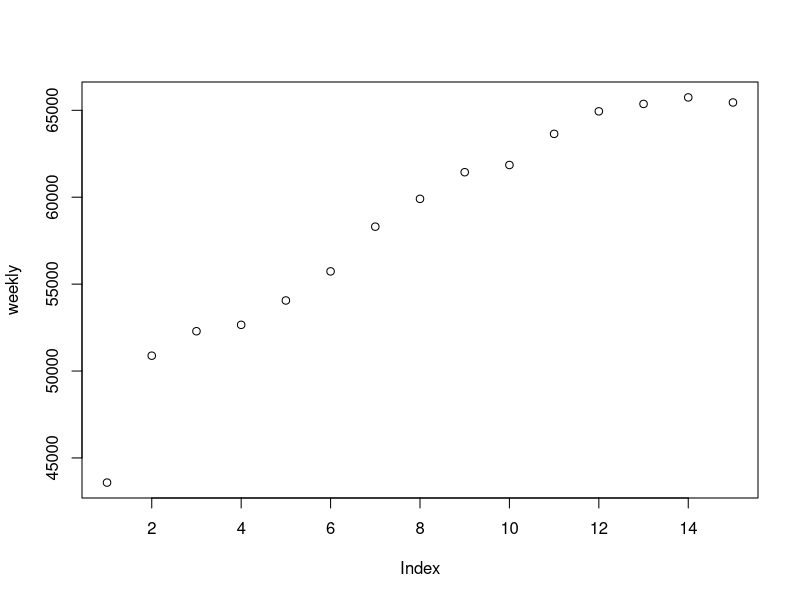
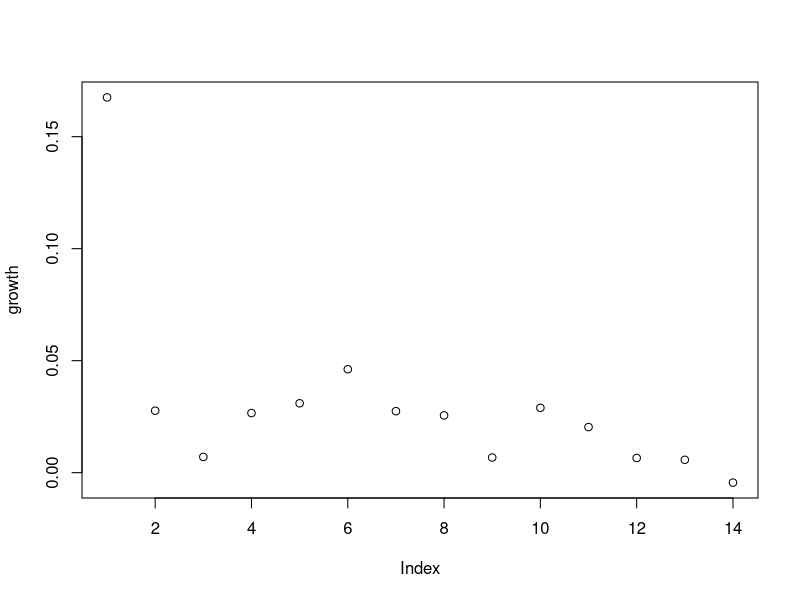
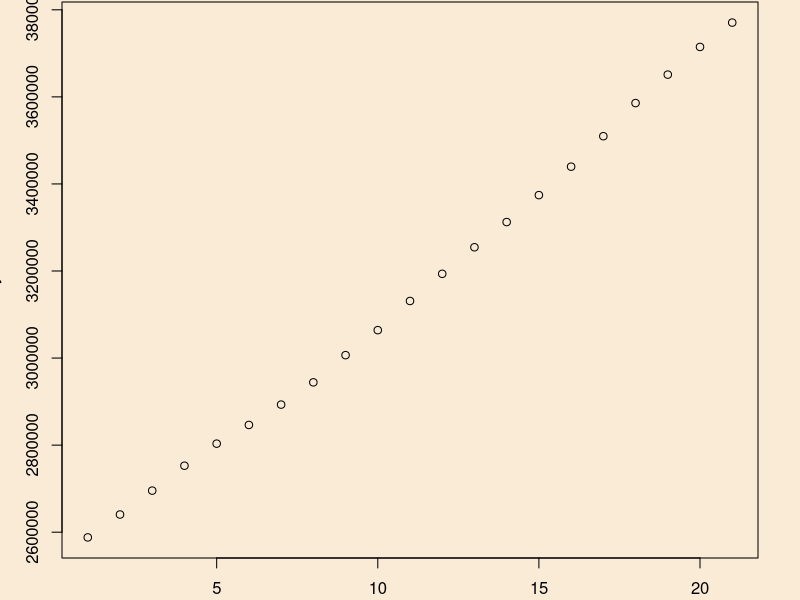

Reproduce these figures in R, in order. (Note: this script raises an error after producing the figures.)
# Jul 21, 2020
library(parallel)

# USA
# starting June 30
y <- c(2588017,2640626,2695495,2752704,2803397,2846350,2893083,2944191,3006650,3064093,3131114,3193522,3254486,3312422,3374256,3439626,3509610,3585701,3651090,3714681,3770577)
x <- 1:length(y)
daily <- c(1,y[-1]-y[-length(y)])
weekly <- c();for (i in 1:(length(daily)-6)){weekly <- c(weekly,mean(daily[i:(i+6)]))}
plot(weekly);growth <- weekly[-1]/weekly[-length(weekly)]-1;plot(growth)
daily_change <- median(growth[(length(growth)-6):length(growth)])
weekly_change <- mean(growth[(length(growth)-6):length(growth)])

x_forecast <- 1:(length(y)+21)
par(mfrow=c(1,1),mar=c(2.1,3.1,0.1,2.1),bg='antiquewhite',xpd=T,lwd=1)
plot(y~x)
x_subset <- x[(length(x)-20):length(x)]
y_subset <- y[(length(y)-20):length(y)]

# case growth
y_scale <- seq(0,40,length=25)
x_shift <- seq(0,500,length=25)
power <- seq(1,3,length=25)
y_shift <- seq(min(y_subset)/2,min(y_subset),length=25)
parameter_array <- expand.grid(y_scale,x_shift,power,y_shift)
combinations <- 1:nrow(parameter_array)
fit_fx <- function(input){sum((y_subset-parameter_array[input,4]-(parameter_array[input,1]*x_subset+parameter_array[input,2])^parameter_array[input,3])^2)}
cluster <- makeCluster(detectCores()-1)
clusterExport(cluster,c("x_subset","y_subset","parameter_array"))
system.time(sum_squares <- as.numeric(parLapply(cluster,combinations,fit_fx)))
casegrow_USA <- as.numeric(parameter_array[which(sum_squares==min(sum_squares,na.rm=T)),]);print(casegrow_USA)
fit_DG <- casegrow_USA[4]+(casegrow_USA[1]*x_forecast+casegrow_USA[2])^casegrow_USA[3]
plot(fit_DG~x_forecast,type="l");points(y_subset~x_subset,pch=16)

# case logistic
K <- seq(0,(max(y)-min(y_subset))*25,length=100)+max(y)
Po <- seq(-3,3,length=25)
r <- seq(-.2,0.2,length=25)
y_shift <- seq(min(y_subset)/2,min(y_subset),length=50)
parameter_array <- expand.grid(K,Po,r,y_shift)
combinations <- 1:nrow(parameter_array)
fit_fx <- function(input){sum((y_subset-parameter_array[input,4]-parameter_array[input,1]/(1+exp(parameter_array[input,2]+parameter_array[input,3]*x_subset)))^2)}
cluster <- makeCluster(detectCores()-1)
clusterExport(cluster,c("x_subset","y_subset","parameter_array"))
system.time(sum_squares <- as.numeric(parLapply(cluster,combinations,fit_fx)))
caselog_USA <- as.numeric(parameter_array[which(sum_squares==min(sum_squares,na.rm=T)),]);print(caselog_USA)
fit_DL <- caselog_USA[4]+caselog_USA[1]/(1+exp(caselog_USA[2]+caselog_USA[3]*x_forecast))
plot(fit_DG~x_forecast,type="l",col="red",lwd=3);lines(fit_DL~x_forecast,col="green",lwd=3);points(y_subset~x_subset,pch=16)
fit_DM <- .5*fit_DG+.5*fit_DL;lines(fit_DM~x_forecast,col="goldenrod1",lwd=3)

# case graph
par(mar=c(4.1,4.1,3.1,7.1),mfrow=c(1,1),bg='antiquewhite',xpd=T,lwd=2)
options(scipen=5)
y_shift <- floor(min(y_subset)/100000)*100000
y_max <- 5800000-y_shift
y_middle <- y_max-0
y_limit <- 5500000-y_shift
predicted <- 3518275
date_offset <- 22
barplot(y_subset-y_shift,space=0,col="goldenrod1",las=1,yaxt="n",xlim=c(0,length(x_forecast)-x_subset[1]),ylim=c(0,y_max))
par(new=T)
barplot(c(rep(NA,length(y_subset)),fit_DM[-(1:max(x_subset))])-y_shift,space=0,col="darkorange",las=1,yaxt="n",xlim=c(0,length(x_forecast)-x_subset[1]),ylim=c(0,y_max),density=50)
polygon(c(20,21,21,20),c(0,0,predicted-y_shift,predicted-y_shift),col="darkorange",density=50)
polygon(c(20,21,21,20),c(0,0,predicted-y_shift,predicted-y_shift),density=0)
range1 <- paste(format(as.Date(21,origin=Sys.Date()-date_offset),"%b%d"),"-",format(as.Date(28,origin=Sys.Date()-date_offset),"%b%d"),sep="")
range2 <- paste(format(as.Date(28,origin=Sys.Date()-date_offset),"%b%d"),"-",format(as.Date(35,origin=Sys.Date()-date_offset),"%b%d"),sep="")
range3 <- paste(format(as.Date(35,origin=Sys.Date()-date_offset),"%b%d"),"-",format(as.Date(42,origin=Sys.Date()-date_offset),"%b%d"),sep="")
text(45.25,y_limit*.72,range1,col="black",cex=1.3)
text(45.25,y_limit*.66,paste("+",round(fit_DM[length(fit_DM)-14]-max(y)),sep=""),col="darkorange",cex=2.4)
text(45.25,y_limit*.86,range2,col="black",cex=1.3)
text(45.25,y_limit*.8,paste("+",round(fit_DM[length(fit_DM)-7]-fit_DM[length(fit_DM)-14]),sep=""),col="darkorange",cex=2.4)
text(45.25,y_limit*1,range3,col="black",cex=1.3)
text(45.25,y_limit*.94,paste("+",round(fit_DM[length(fit_DM)]-fit_DM[length(fit_DM)-7]),sep=""),col="darkorange",cex=2.4)
axis(1,pos=0,hadj=.8,las=3,cex.axis=1.5,at=0:41+.5,labels=format(as.Date(1:42,origin=Sys.Date()-date_offset),"%b%d"),tick=F)
y_axis <- axis(2,pos=0,lwd=5,las=2,cex.axis=1,hadj=20)
axis(2,pos=0,lwd=5,las=2,cex.axis=1.5,at=y_axis,labels=y_shift+y_axis)
mtext("United States",side=3,line = -0.5,cex=5)
text(-2.5,y_limit*1.14,"COVID",cex=2)
text(-2.5,y_limit*1.08,"Cases",cex=2)
text(45.25,y_limit*1.18,"7-Day Median",cex=1.3)
text(45.25,y_limit*1.14,"Daily Growth:",cex=1.3)
text(45.25,y_limit*1.08,paste(round(daily_change*100,1),"%",sep=""),col="black",cex=2.5)
text(20.5,y_middle*.58,"Predicted:",cex=1.3)
text(20.5,y_middle*.52,predicted,col="darkorange",cex=2.5)
text(20.5,y_middle*.72,"July 20:",cex=1.3)
text(20.5,y_middle*.66,y[length(y)],cex=2.5)

# India
# starting July 1
y <- c(585493,604641,625544,648315,673165,697413,719665,742417,767296,793802,820916,849553,878254,906752,936181,968876,1003832,1038716,1077618,1118043,1155191)
x <- 1:length(y)
daily <- c(1,y[-1]-y[-length(y)])
weekly <- c();for (i in 1:(length(daily)-6)){weekly <- c(weekly,mean(daily[i:(i+6)]))}
plot(weekly);growth <- weekly[-1]/weekly[-length(weekly)]-1;plot(growth)
daily_change <- median(growth[(length(growth)-6):length(growth)])
weekly_change <- mean(growth[(length(growth)-6):length(growth)])

x_forecast <- 1:(length(y)+21)
par(mfrow=c(1,1),mar=c(2.1,3.1,0.1,2.1),bg='antiquewhite',xpd=T,lwd=1)
plot(y~x)
x_subset <- x[(length(x)-20):length(x)]
y_subset <- y[(length(y)-20):length(y)]

# case growth
y_scale <- seq(0,20,length=25)
x_shift <- seq(0,500,length=25)
power <- seq(1,3,length=25)
y_shift <- seq(min(y_subset)/2,min(y_subset),length=25)
parameter_array <- expand.grid(y_scale,x_shift,power,y_shift)
combinations <- 1:nrow(parameter_array)
fit_fx <- function(input){sum((y_subset-parameter_array[input,4]-(parameter_array[input,1]*x_subset+parameter_array[input,2])^parameter_array[input,3])^2)}
cluster <- makeCluster(detectCores()-1)
clusterExport(cluster,c("x_subset","y_subset","parameter_array"))
system.time(sum_squares <- as.numeric(parLapply(cluster,combinations,fit_fx)))
casegrow_INDIA <- as.numeric(parameter_array[which(sum_squares==min(sum_squares,na.rm=T)),]);print(casegrow_INDIA)
fit_DG <- casegrow_INDIA[4]+(casegrow_INDIA[1]*x_forecast+casegrow_INDIA[2])^casegrow_INDIA[3]
plot(fit_DG~x_forecast,type="l");points(y_subset~x_subset,pch=16)

# case logistic
K <- seq(0,(max(y)-min(y_subset))*10,length=100)+max(y)
Po <- seq(-3,3,length=25)
r <- seq(-.2,0.2,length=25)
y_shift <- seq(min(y_subset)/2,min(y_subset),length=50)
parameter_array <- expand.grid(K,Po,r,y_shift)
combinations <- 1:nrow(parameter_array)
fit_fx <- function(input){sum((y_subset-parameter_array[input,4]-parameter_array[input,1]/(1+exp(parameter_array[input,2]+parameter_array[input,3]*x_subset)))^2)}
cluster <- makeCluster(detectCores()-1)
clusterExport(cluster,c("x_subset","y_subset","parameter_array"))
system.time(sum_squares <- as.numeric(parLapply(cluster,combinations,fit_fx)))
caselog_INDIA <- as.numeric(parameter_array[which(sum_squares==min(sum_squares,na.rm=T)),]);print(caselog_INDIA)
fit_DL <- caselog_INDIA[4]+caselog_INDIA[1]/(1+exp(caselog_INDIA[2]+caselog_INDIA[3]*x_forecast))
plot(fit_DG~x_forecast,type="l",col="red",lwd=3);lines(fit_DL~x_forecast,col="green",lwd=3);points(y_subset~x_subset,pch=16)
fit_DM <- .5*fit_DG+.5*fit_DL;lines(fit_DM~x_forecast,col="goldenrod1",lwd=3)

# case graph
par(mar=c(4.1,4.1,3.1,7.1),mfrow=c(1,1),bg='antiquewhite',xpd=T,lwd=2)
options(scipen=5)
y_shift <- floor(min(y_subset)/100000)*100000
y_max <- 2200000-y_shift
y_middle <- y_max-0
y_limit <- 2000000-y_shift
predicted <- 1039082
date_offset <- 21
barplot(y_subset-y_shift,space=0,col="goldenrod1",las=1,yaxt="n",xlim=c(0,length(x_forecast)-x_subset[1]),ylim=c(0,y_max))
par(new=T)
barplot(c(rep(NA,length(y_subset)),fit_DM[-(1:max(x_subset))])-y_shift,space=0,col="darkorange",las=1,yaxt="n",xlim=c(0,length(x_forecast)-x_subset[1]),ylim=c(0,y_max),density=50)
polygon(c(20,21,21,20),c(0,0,predicted-y_shift,predicted-y_shift),col="darkorange",density=50)
polygon(c(20,21,21,20),c(0,0,predicted-y_shift,predicted-y_shift),density=0)
range1 <- paste(format(as.Date(21,origin=Sys.Date()-date_offset),"%b%d"),"-",format(as.Date(28,origin=Sys.Date()-date_offset),"%b%d"),sep="")
range2 <- paste(format(as.Date(28,origin=Sys.Date()-date_offset),"%b%d"),"-",format(as.Date(35,origin=Sys.Date()-date_offset),"%b%d"),sep="")
range3 <- paste(format(as.Date(35,origin=Sys.Date()-date_offset),"%b%d"),"-",format(as.Date(42,origin=Sys.Date()-date_offset),"%b%d"),sep="")
text(45.25,y_limit*.72,range1,col="black",cex=1.3)
text(45.25,y_limit*.66,paste("+",round(fit_DM[length(fit_DM)-14]-max(y)),sep=""),col="darkorange",cex=2.4)
text(45.25,y_limit*.86,range2,col="black",cex=1.3)
text(45.25,y_limit*.8,paste("+",round(fit_DM[length(fit_DM)-7]-fit_DM[length(fit_DM)-14]),sep=""),col="darkorange",cex=2.4)
text(45.25,y_limit*1,range3,col="black",cex=1.3)
text(45.25,y_limit*.94,paste("+",round(fit_DM[length(fit_DM)]-fit_DM[length(fit_DM)-7]),sep=""),col="darkorange",cex=2.4)
axis(1,pos=0,hadj=.8,las=3,cex.axis=1.5,at=0:41+.5,labels=format(as.Date(1:42,origin=Sys.Date()-date_offset),"%b%d"),tick=F)
y_axis <- axis(2,pos=0,lwd=5,las=2,cex.axis=1,hadj=20)
axis(2,pos=0,lwd=5,las=2,cex.axis=1.5,at=y_axis,labels=y_shift+y_axis)
mtext("India",side=3,line = -0.5,cex=5)
text(-2.5,y_limit*1.14,"COVID",cex=2)
text(-2.5,y_limit*1.08,"Cases",cex=2)
text(45.25,y_limit*1.18,"7-Day Median",cex=1.3)
text(45.25,y_limit*1.14,"Daily Growth:",cex=1.3)
text(45.25,y_limit*1.08,paste(round(daily_change*100,1),"%",sep=""),col="black",cex=2.5)
text(20.5,y_middle*.58,"Predicted:",cex=1.3)
text(20.5,y_middle*.52,predicted,col="darkorange",cex=2.5)
text(20.5,y_middle*.72,"July 21:",cex=1.3)
text(20.5,y_middle*.66,y[length(y)],cex=2.5)

# UK
# starting July 2 (excluding 2 values before a revision 312654,313483)
y <- c(283757,284276,284900,285416,285768,286349,286979,287621,288133,288953,289603,290133,291373,291911,292552,293239,294066,294792,295372)
x <- 1:length(y)
daily <- c(1,y[-1]-y[-length(y)])
weekly <- c();for (i in 1:(length(daily)-6)){weekly <- c(weekly,mean(daily[i:(i+6)]))}
plot(weekly);growth <- weekly[-1]/weekly[-length(weekly)]-1;plot(growth)
daily_change <- median(growth[(length(growth)-6):length(growth)])
weekly_change <- mean(growth[(length(growth)-6):length(growth)])

x_forecast <- 1:(length(y)+21)
par(mfrow=c(1,1),mar=c(2.1,3.1,0.1,2.1),bg='antiquewhite',xpd=T,lwd=1)
plot(y~x)
x_subset <- x[(length(x)-18):length(x)]
y_subset <- y[(length(y)-18):length(y)]

# case growth
y_scale <- seq(0,20,length=25)
x_shift <- seq(1000,2000,length=25)
power <- seq(.5,2.5,length=25)
y_shift <- seq(min(y_subset)/2,min(y_subset),length=25)
parameter_array <- expand.grid(y_scale,x_shift,power,y_shift)
combinations <- 1:nrow(parameter_array)
fit_fx <- function(input){sum((y_subset-parameter_array[input,4]-(parameter_array[input,1]*x_subset+parameter_array[input,2])^parameter_array[input,3])^2)}
cluster <- makeCluster(detectCores()-1)
clusterExport(cluster,c("x_subset","y_subset","parameter_array"))
system.time(sum_squares <- as.numeric(parLapply(cluster,combinations,fit_fx)))
casegrow_UK <- as.numeric(parameter_array[which(sum_squares==min(sum_squares,na.rm=T)),]);print(casegrow_UK)
fit_DG <- casegrow_UK[4]+(casegrow_UK[1]*x_forecast+casegrow_UK[2])^casegrow_UK[3]
plot(fit_DG~x_forecast,type="l");points(y_subset~x_subset,pch=16)

# case logistic
K <- seq(0,(max(y)-min(y_subset))*5,length=100)+max(y)
Po <- seq(-3,3,length=25)
r <- seq(-.2,0.2,length=25)
y_shift <- seq(min(y_subset)/2,min(y_subset),length=50)
parameter_array <- expand.grid(K,Po,r,y_shift)
combinations <- 1:nrow(parameter_array)
fit_fx <- function(input){sum((y_subset-parameter_array[input,4]-parameter_array[input,1]/(1+exp(parameter_array[input,2]+parameter_array[input,3]*x_subset)))^2)}
cluster <- makeCluster(detectCores()-1)
clusterExport(cluster,c("x_subset","y_subset","parameter_array"))
system.time(sum_squares <- as.numeric(parLapply(cluster,combinations,fit_fx)))
caselog_UK <- as.numeric(parameter_array[which(sum_squares==min(sum_squares,na.rm=T)),]);print(caselog_UK)
fit_DL <- caselog_UK[4]+caselog_UK[1]/(1+exp(caselog_UK[2]+caselog_UK[3]*x_forecast))
plot(fit_DG~x_forecast,type="l",col="red",lwd=3);lines(fit_DL~x_forecast,col="green",lwd=3);points(y_subset~x_subset,pch=16)
fit_DM <- .5*fit_DG+.5*fit_DL;lines(fit_DM~x_forecast,col="goldenrod1",lwd=3)

# case graph
par(mar=c(4.1,4.1,3.1,7.1),mfrow=c(1,1),bg='antiquewhite',xpd=T,lwd=2)
options(scipen=5)
y_shift <- floor(min(y_subset)/10000)*10000
y_max <- 312500-y_shift
y_middle <- y_max-5000
y_limit <- 310000-y_shift
predicted <- 296422
date_offset <- 22-2
barplot(y_subset-y_shift,space=0,col="goldenrod1",las=1,yaxt="n",xlim=c(0,length(x_forecast)-x_subset[1]),ylim=c(0,y_max))
par(new=T)
barplot(c(rep(NA,length(y_subset)),fit_DM[-(1:max(x_subset))])-y_shift,space=0,col="darkorange",las=1,yaxt="n",xlim=c(0,length(x_forecast)-x_subset[1]),ylim=c(0,y_max),density=50)
ref <- max(y)-y_shift
polygon(c(20,21,21,20)-2,c(ref,ref,predicted-y_shift,predicted-y_shift),col="darkorange",density=50)
polygon(c(20,21,21,20)-2,c(ref,ref,predicted-y_shift,predicted-y_shift),density=0)
range1 <- paste(format(as.Date(21,origin=Sys.Date()-date_offset),"%b%d"),"-",format(as.Date(28,origin=Sys.Date()-date_offset),"%b%d"),sep="")
range2 <- paste(format(as.Date(28,origin=Sys.Date()-date_offset),"%b%d"),"-",format(as.Date(35,origin=Sys.Date()-date_offset),"%b%d"),sep="")
range3 <- paste(format(as.Date(35,origin=Sys.Date()-date_offset),"%b%d"),"-",format(as.Date(42,origin=Sys.Date()-date_offset),"%b%d"),sep="")
text(45.25-2,y_limit*.72,range1,col="black",cex=1.3)
text(45.25-2,y_limit*.66,paste("+",round(fit_DM[length(fit_DM)-14]-max(y)),sep=""),col="darkorange",cex=2.4)
text(45.25-2,y_limit*.86,range2,col="black",cex=1.3)
text(45.25-2,y_limit*.8,paste("+",round(fit_DM[length(fit_DM)-7]-fit_DM[length(fit_DM)-14]),sep=""),col="darkorange",cex=2.4)
text(45.25-2,y_limit*1,range3,col="black",cex=1.3)
text(45.25-2,y_limit*.94,paste("+",round(fit_DM[length(fit_DM)]-fit_DM[length(fit_DM)-7]),sep=""),col="darkorange",cex=2.4)
axis(1,pos=0,hadj=.8,las=3,cex.axis=1.5,at=0:(41-2)+.5,labels=format(as.Date(1:(42-2),origin=Sys.Date()-date_offset),"%b%d"),tick=F)
y_axis <- axis(2,pos=0,lwd=5,las=2,cex.axis=1,hadj=20)
axis(2,pos=0,lwd=5,las=2,cex.axis=1.5,at=y_axis,labels=y_shift+y_axis)
mtext("United Kingdom",side=3,line = -0.5,cex=5)
text(-2.5,y_limit*1.14,"COVID",cex=2)
text(-2.5,y_limit*1.08,"Cases",cex=2)
text(45.25-2,y_limit*1.18,"7-Day Median",cex=1.3)
text(45.25-2,y_limit*1.14,"Daily Growth:",cex=1.3)
text(45.25-2,y_limit*1.08,paste(round(daily_change*100,1),"%",sep=""),col="black",cex=2.5)
text(20.5-2,y_middle*(.58+.25),"Predicted:",cex=1.3)
text(20.5-2,y_middle*(.52+.25),predicted,col="darkorange",cex=2.5)
text(20.5-2,y_middle*(.72+.25),"July 20:",cex=1.3)
text(20.5-2,y_middle*(.66+.25),y[length(y)],cex=2.5)

# Canada
# starting June 30
y <- c(104204,104420,104771,105090,105316,105535,105934,106166,106433,106804,107125,107346,107590,108155,108486,108827,109264,109669,109999,110338,111124)
x <- 1:length(y)
daily <- c(1,y[-1]-y[-length(y)])
weekly <- c();for (i in 1:(length(daily)-6)){weekly <- c(weekly,mean(daily[i:(i+6)]))}
plot(weekly);growth <- weekly[-1]/weekly[-length(weekly)]-1;plot(growth)
daily_change <- median(growth[(length(growth)-6):length(growth)])
weekly_change <- mean(growth[(length(growth)-6):length(growth)])

x_forecast <- 1:(length(y)+21)
par(mfrow=c(1,1),mar=c(2.1,3.1,0.1,2.1),bg='antiquewhite',xpd=T,lwd=1)
plot(y~x)
x_subset <- x[(length(x)-20):length(x)]
y_subset <- y[(length(y)-20):length(y)]

# case growth
y_scale <- seq(0,20,length=25)
x_shift <- seq(0,1000,length=25)
power <- seq(.5,2.5,length=25)
y_shift <- seq(min(y_subset)/2,min(y_subset),length=25)
parameter_array <- expand.grid(y_scale,x_shift,power,y_shift)
combinations <- 1:nrow(parameter_array)
fit_fx <- function(input){sum((y_subset-parameter_array[input,4]-(parameter_array[input,1]*x_subset+parameter_array[input,2])^parameter_array[input,3])^2)}
cluster <- makeCluster(detectCores()-1)
clusterExport(cluster,c("x_subset","y_subset","parameter_array"))
system.time(sum_squares <- as.numeric(parLapply(cluster,combinations,fit_fx)))
casegrow_CANADA <- as.numeric(parameter_array[which(sum_squares==min(sum_squares,na.rm=T)),]);print(casegrow_CANADA)
fit_DG <- casegrow_CANADA[4]+(casegrow_CANADA[1]*x_forecast+casegrow_CANADA[2])^casegrow_CANADA[3]
plot(fit_DG~x_forecast,type="l");points(y_subset~x_subset,pch=16)

# case logistic
K <- seq(0,(max(y)-min(y_subset))*5,length=100)+max(y)
Po <- seq(-3,3,length=25)
r <- seq(-.2,0.2,length=25)
y_shift <- seq(min(y_subset)/2,min(y_subset),length=50)
parameter_array <- expand.grid(K,Po,r,y_shift)
combinations <- 1:nrow(parameter_array)
fit_fx <- function(input){sum((y_subset-parameter_array[input,4]-parameter_array[input,1]/(1+exp(parameter_array[input,2]+parameter_array[input,3]*x_subset)))^2)}
cluster <- makeCluster(detectCores()-1)
clusterExport(cluster,c("x_subset","y_subset","parameter_array"))
system.time(sum_squares <- as.numeric(parLapply(cluster,combinations,fit_fx)))
caselog_CANADA <- as.numeric(parameter_array[which(sum_squares==min(sum_squares,na.rm=T)),]);print(caselog_CANADA)
fit_DL <- caselog_CANADA[4]+caselog_CANADA[1]/(1+exp(caselog_CANADA[2]+caselog_CANADA[3]*x_forecast))
plot(fit_DG~x_forecast,type="l",col="red",lwd=3);lines(fit_DL~x_forecast,col="green",lwd=3);points(y_subset~x_subset,pch=16)
fit_DM <- .5*fit_DG+.5*fit_DL;lines(fit_DM~x_forecast,col="goldenrod1",lwd=3)

# case graph
par(mar=c(4.1,4.1,3.1,7.1),mfrow=c(1,1),bg='antiquewhite',xpd=T,lwd=2)
options(scipen=5)
y_shift <- floor(min(y_subset)/1000)*1000
y_max <- 122000-y_shift
y_middle <- y_max-2000
y_limit <- 120000-y_shift
predicted <- 110305
date_offset <- 22
barplot(y_subset-y_shift,space=0,col="goldenrod1",las=1,yaxt="n",xlim=c(0,length(x_forecast)-x_subset[1]),ylim=c(0,y_max))
par(new=T)
barplot(c(rep(NA,length(y_subset)),fit_DM[-(1:max(x_subset))])-y_shift,space=0,col="darkorange",las=1,yaxt="n",xlim=c(0,length(x_forecast)-x_subset[1]),ylim=c(0,y_max),density=50)
ref <- max(y)-y_shift
polygon(c(20,21,21,20),c(ref,ref,predicted-y_shift,predicted-y_shift),col="darkorange",density=50)
polygon(c(20,21,21,20),c(ref,ref,predicted-y_shift,predicted-y_shift),density=0)
range1 <- paste(format(as.Date(21,origin=Sys.Date()-date_offset),"%b%d"),"-",format(as.Date(28,origin=Sys.Date()-date_offset),"%b%d"),sep="")
range2 <- paste(format(as.Date(28,origin=Sys.Date()-date_offset),"%b%d"),"-",format(as.Date(35,origin=Sys.Date()-date_offset),"%b%d"),sep="")
range3 <- paste(format(as.Date(35,origin=Sys.Date()-date_offset),"%b%d"),"-",format(as.Date(42,origin=Sys.Date()-date_offset),"%b%d"),sep="")
text(45.25,y_limit*.72,range1,col="black",cex=1.3)
text(45.25,y_limit*.66,paste("+",round(fit_DM[length(fit_DM)-14]-max(y)),sep=""),col="darkorange",cex=2.4)
text(45.25,y_limit*.86,range2,col="black",cex=1.3)
text(45.25,y_limit*.8,paste("+",round(fit_DM[length(fit_DM)-7]-fit_DM[length(fit_DM)-14]),sep=""),col="darkorange",cex=2.4)
text(45.25,y_limit*1,range3,col="black",cex=1.3)
text(45.25,y_limit*.94,paste("+",round(fit_DM[length(fit_DM)]-fit_DM[length(fit_DM)-7]),sep=""),col="darkorange",cex=2.4)
axis(1,pos=0,hadj=.8,las=3,cex.axis=1.5,at=0:41+.5,labels=format(as.Date(1:42,origin=Sys.Date()-date_offset),"%b%d"),tick=F)
y_axis <- axis(2,pos=0,lwd=5,las=2,cex.axis=1,hadj=20)
axis(2,pos=0,lwd=5,las=2,cex.axis=1.5,at=y_axis,labels=y_shift+y_axis)
mtext("Canada",side=3,line = -0.5,cex=5)
text(-2.5,y_limit*1.14,"COVID",cex=2)
text(-2.5,y_limit*1.08,"Cases",cex=2)
text(45.25,y_limit*1.18,"7-Day Median",cex=1.3)
text(45.25,y_limit*1.14,"Daily Growth:",cex=1.3)
text(45.25,y_limit*1.08,paste(round(daily_change*100,1),"%",sep=""),col="black",cex=2.5)
text(20.5,y_middle*(.58+.15),"Predicted:",cex=1.3)
text(20.5,y_middle*(.52+.15),predicted,col="darkorange",cex=2.5)
text(20.5,y_middle*(.72+.15),"July 20:",cex=1.3)
text(20.5,y_middle*(.66+.15),y[length(y)],cex=2.5)